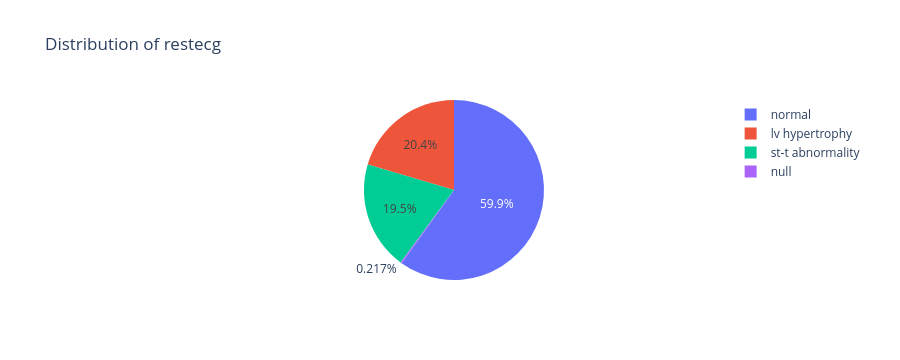

Notebook cell for this chart:
### Markdown cell above
## restecg

### Code cell
col = "restecg"
fig = px.pie(
    df,
    names=col,
    title=f"Distribution of {col}"
)
fig.show()

### Figure 1 — Plotly figure (JSON) as saved in the notebook; plotly's stock layout.template omitted (floating-point values rounded to 4 significant figures; data arrays with more than 128 entries replaced by an {"elided": "..."} marker saying what was removed)
{"data": [{"domain": {"x": [0, 1], "y": [0, 1]}, "hovertemplate": "restecg=%{label}<extra></extra>", "labels": {"elided": "920 str values"}, "legendgroup": "", "name": "", "showlegend": true, "type": "pie"}], "layout": {"autosize": true, "height": 360, "legend": {"tracegroupgap": 0}, "title": {"text": "Distribution of restecg"}}}
